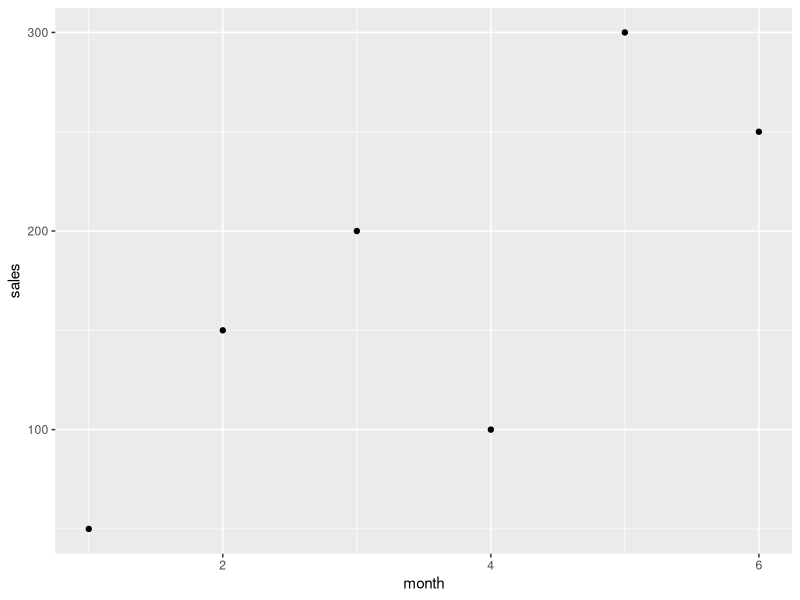

Write R code to recreate this figure.
## ---- chunk 1
#==Question 2
library(tidyverse)
sales <- c(50, 150, 200, 100, 300, 250)
month <- c(1, 2, 3, 4, 5, 6)

###Creating scatterplot
qplot(month, sales)
## ---- chunk 2
#==Question 4
Yearly_sales <- data.frame(months = c("Jan", "Feb", "March", "April", "May", "June", "July", "Aug", "Sept", "Oct", "Nov", "Dec"), sales = c(150.25, 258.54, 268.55, 122.52, 987, 458.82, 667.23, 845.54, 586.78, 888.58, 756.12, 456.84))
